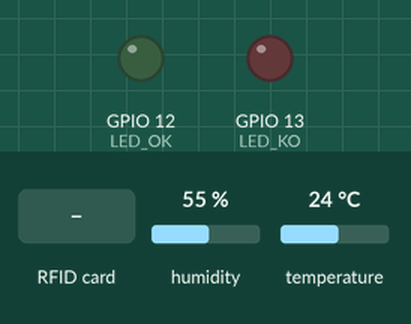
Simulated run of this sketch. Board: ESP32. Shown: output pins drawn as LEDs (lit = HIGH). The test bench sets the inputs (shaded band); at power-on: humidity 55 %, temperature 24 °C. WiFi joins after 1.5 s; servers stay silent unless stated; uploads are accepted with an empty reply; what the sketch prints to the serial monitor is not drawn.

Above: at 2.9 s.
3.0 s: RFID card 5E 7A 19 C4 held to the reader
At 4.4 s:
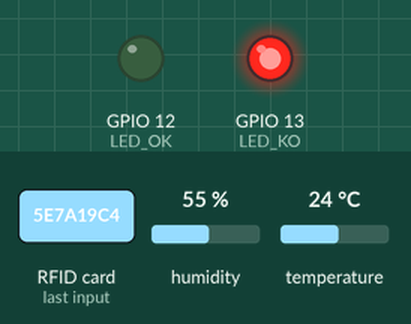
6.7 s: humidity set to 88 %
20.7 s: temperature set to 33 °C
Timing chart, 0 to 23.7 s (numbered marks = the images above; inputs shaded):
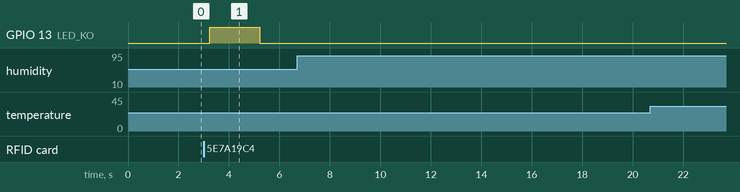

The sketch:

sketch.ino
```cpp
// =====================================================
// LEONI - Simulation Wokwi (ESP32 + RFID RC522 + DHT22)
// Adapté au backend stage-leoni-backend (port 5000)
// =====================================================
// API utilisées :
//   POST /api/capteurs/update  → envoi température / humidité
//   POST /api/acces/verifier   → vérification badge RFID
// =====================================================

#include <WiFi.h>
#include <HTTPClient.h>
#include <SPI.h>
#include <MFRC522.h>
#include <DHT.h>

// === Configuration WiFi ===
const char* ssid = "Wokwi-GUEST";   // Wokwi : laisser tel quel
const char* password = "";          // Matériel réel : mettre votre mot de passe

// === Backend LEONI ===
// Wokwi for VS Code  → http://localhost:5000/api
// Matériel réel      → http://192.168.1.XX:5000/api  (IP de votre PC)
// Wokwi en ligne     → https://xxxx.ngrok-free.app/api
String backendUrl = "http://localhost:5000/api";

// === Salle supervisée par cet ESP32 ===
String salleId = "salle_main";  // Changer en "salle_backup" pour la 2e salle

// === Broches (votre câblage) ===
#define SS_PIN   4
#define RST_PIN  22
#define DHTPIN   5
#define LED_OK   12   // Vert  = accès autorisé
#define LED_KO   13   // Rouge = accès refusé
#define DHTTYPE  DHT22

// === Initialisation ===
MFRC522 rfid(SS_PIN, RST_PIN);
DHT dht(DHTPIN, DHTTYPE);

unsigned long lastSensorMs = 0;
const unsigned long SENSOR_INTERVAL = 10000; // Envoi capteurs toutes les 10 s

// === Convertir UID RFID en chaîne hexadécimale ===
String uidToString(byte *uid, byte size) {
  String result = "";
  for (byte i = 0; i < size; i++) {
    if (uid[i] < 0x10) result += "0";
    result += String(uid[i], HEX);
  }
  result.toUpperCase();
  return result;
}

// === Adapter l'UID Wokwi au badgeId du backend ===
// Ex. tag Wokwi A1:B2:C3:00 → "A1B2C300" → badge backend "A1B2C3"
String normalizeBadgeId(String uid) {
  String badgeId = uid;
  while (badgeId.length() > 4 && badgeId.endsWith("00")) {
    badgeId = badgeId.substring(0, badgeId.length() - 2);
  }
  return badgeId;
}

// === Envoyer température / humidité au dashboard ===
void envoyerCapteurs() {
  float temp = dht.readTemperature();
  float hum = dht.readHumidity();

  if (isnan(temp) || isnan(hum)) {
    Serial.println("❌ Erreur lecture DHT22");
    return;
  }

  Serial.printf("🌡️ Temp: %.1f °C | 💧 Hum: %.1f %%", temp, hum);
  if (temp > 28.0) Serial.print(" ⚠️ SURCHAUFFE");
  if (hum > 70.0)  Serial.print(" ⚠️ HUMIDITÉ");
  Serial.println();

  if (WiFi.status() != WL_CONNECTED) return;

  HTTPClient http;
  http.begin(backendUrl + "/capteurs/update");
  http.addHeader("Content-Type", "application/json");

  String payload = "{\"salleId\":\"" + salleId
                 + "\",\"temperature\":" + String(temp, 1)
                 + ",\"humidite\":" + String(hum, 0) + "}";

  int code = http.POST(payload);
  if (code > 0) {
    Serial.println("   ✅ Capteurs envoyés (HTTP " + String(code) + ")");
  } else {
    Serial.println("   ❌ Erreur envoi capteurs : " + http.errorToString(code));
  }
  http.end();
}

// === Vérifier le badge auprès du backend LEONI ===
void verifierBadge(String badgeId) {
  if (WiFi.status() != WL_CONNECTED) {
    Serial.println("   ❌ WiFi non connecté");
    return;
  }

  HTTPClient http;
  http.begin(backendUrl + "/acces/verifier");
  http.addHeader("Content-Type", "application/json");

  String payload = "{\"badgeId\":\"" + badgeId
                 + "\",\"salleId\":\"" + salleId + "\"}";

  Serial.println("   → POST /acces/verifier : " + payload);
  int code = http.POST(payload);

  if (code > 0) {
    String response = http.getString();
    Serial.println("   ← Réponse : " + response);

    if (response.indexOf("\"autorise\":true") != -1) {
      Serial.println("   ✅ ACCÈS AUTORISÉ — Porte déverrouillée");
      digitalWrite(LED_OK, HIGH);
      digitalWrite(LED_KO, LOW);
      delay(3000);
      digitalWrite(LED_OK, LOW);
      Serial.println("   🔒 Porte reverrouillée");
    } else {
      Serial.println("   ❌ ACCÈS REFUSÉ");
      digitalWrite(LED_KO, HIGH);
      digitalWrite(LED_OK, LOW);
      delay(2000);
      digitalWrite(LED_KO, LOW);
    }
  } else {
    Serial.println("   ❌ Erreur serveur : " + http.errorToString(code));
    for (int i = 0; i < 3; i++) {
      digitalWrite(LED_KO, HIGH); delay(150);
      digitalWrite(LED_KO, LOW);  delay(150);
    }
  }

  http.end();
}

void setup() {
  Serial.begin(115200);
  Serial.println("\n╔══════════════════════════════════╗");
  Serial.println("║   LEONI Control Center — IoT     ║");
  Serial.println("╚══════════════════════════════════╝");
  Serial.println("Salle   : " + salleId);
  Serial.println("Backend : " + backendUrl);

  pinMode(LED_OK, OUTPUT);
  pinMode(LED_KO, OUTPUT);
  digitalWrite(LED_OK, LOW);
  digitalWrite(LED_KO, LOW);

  SPI.begin();
  rfid.PCD_Init();
  dht.begin();
  Serial.println("✅ RFID RC522 prêt");
  Serial.println("✅ DHT22 prêt");

  WiFi.begin(ssid, password);
  Serial.print("📶 Connexion WiFi");
  while (WiFi.status() != WL_CONNECTED) {
    delay(500);
    Serial.print(".");
  }
  Serial.println("\n✅ WiFi connecté");
  Serial.println("   IP : " + WiFi.localIP().toString());

  envoyerCapteurs();
  Serial.println("\n🔑 Présentez un badge RFID...\n");
}

void loop() {
  if (WiFi.status() != WL_CONNECTED) {
    Serial.println("⚠️ WiFi déconnecté — reconnexion...");
    WiFi.reconnect();
    delay(2000);
    return;
  }

  // Envoi périodique des mesures DHT22 → dashboard web
  if (millis() - lastSensorMs >= SENSOR_INTERVAL) {
    lastSensorMs = millis();
    envoyerCapteurs();
  }

  // Lecture RFID
  if (!rfid.PICC_IsNewCardPresent()) return;
  if (!rfid.PICC_ReadCardSerial()) return;

  String uidBrut = uidToString(rfid.uid.uidByte, rfid.uid.size);
  String badgeId = normalizeBadgeId(uidBrut);

  Serial.println("🔑 Badge détecté");
  Serial.println("   UID brut  : " + uidBrut);
  Serial.println("   Badge ID  : " + badgeId);

  verifierBadge(badgeId);

  rfid.PICC_HaltA();
  delay(500);
}
```

Measured:
- after the input at 3.0 s, GPIO 13 (LED_KO): LOW → HIGH after 0.23 s, → LOW 2.0 s later
- after the input at 6.7 s, every drawn part: stays the same
- after the input at 20.7 s, every drawn part: stays the same
